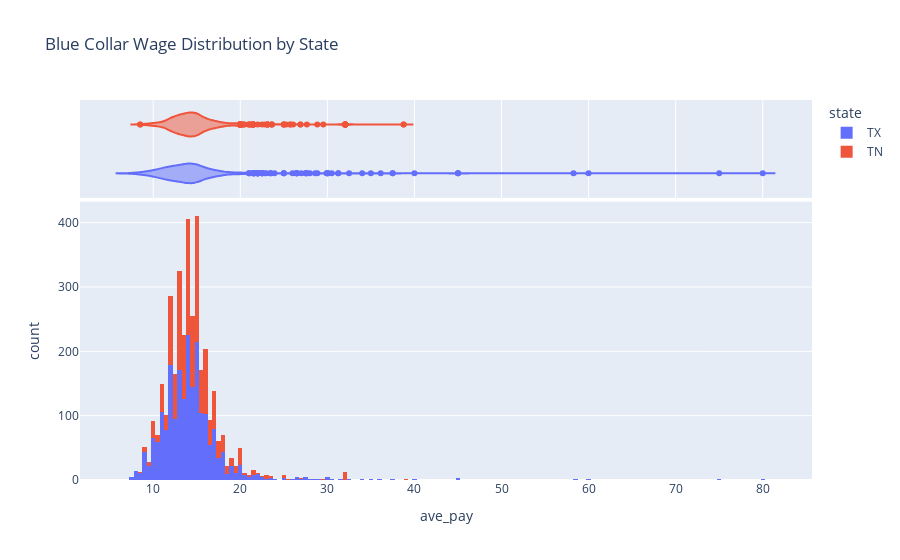
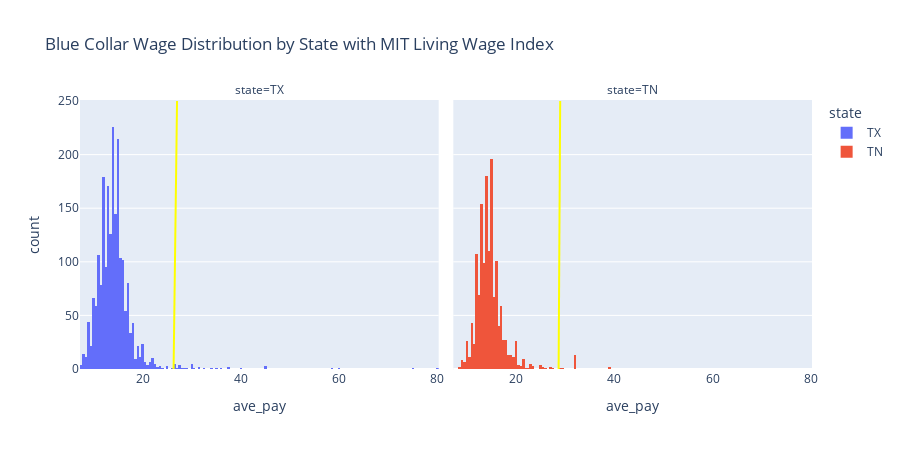

Notebook source saved alongside these figures, in order:
### Code cell
fig1 = px.histogram(wages_standardized, x = 'ave_pay', color = 'state', marginal = 'violin',
                   hover_data = wages_standardized.columns, title='Blue Collar Wage Distribution by State')


fig2 = px.histogram(wages_standardized, x='ave_pay', facet_col="state", facet_col_wrap=2, color='state',
                    nbins=350,
                  #category_orders = {"state":['TN', 'TX']},
                   height=450,
                   title='Blue Collar Wage Distribution by State with MIT Living Wage Index'
                  )

fig2.add_shape(
    dict(type="line", x0=26.30, x1=27.00, y0=0, y1=250, line_color="yellow"
        ), row="all", col=1
)

fig2.add_shape(
    dict(type="line", x0=28.68, x1=29.00, y0=0, y1=250, line_color="yellow"), row="all", col=2
)

fig1.show()
fig2.show()

fig1.write_html('../Capstone_US_Blue_Collar_workers/data/wage distribution by State.html')
fig.write_html('../Capstone_US_Blue_Collar_workers/data/wage distribution with MIT lwi.html')

### Figure 1 — Plotly figure (JSON) as saved in the notebook; plotly's stock layout.template omitted (floating-point values rounded to 4 significant figures; data arrays with more than 128 entries replaced by an {"elided": "..."} marker saying what was removed)
{"data": [{"alignmentgroup": "True", "bingroup": "x", "hovertemplate": "state=TX<br>ave_pay=%{x}<br>count=%{y}<extra></extra>", "legendgroup": "TX", "marker": {"color": "#636efa"}, "name": "TX", "offsetgroup": "TX", "orientation": "v", "showlegend": true, "type": "histogram", "x": {"elided": "2119 float values"}, "xaxis": "x", "yaxis": "y"}, {"alignmentgroup": "True", "customdata": {"elided": "2119x6 mixed values"}, "hovertemplate": "state=%{customdata[1]}<br>ave_pay=%{x}<br>category=%{customdata[0]}<br>city=%{customdata[2]}<br>title=%{customdata[3]}<br>min_pay_stdzd=%{customdata[4]}<br>max_pay_stdzd=%{customdata[5]}<extra></extra>", "legendgroup": "TX", "marker": {"color": "#636efa"}, "name": "TX", "offsetgroup": "TX", "scalegroup": "x", "showlegend": false, "type": "violin", "x": {"elided": "2119 float values"}, "xaxis": "x2", "yaxis": "y2"}, {"alignmentgroup": "True", "bingroup": "x", "hovertemplate": "state=TN<br>ave_pay=%{x}<br>count=%{y}<extra></extra>", "legendgroup": "TN", "marker": {"color": "#EF553B"}, "name": "TN", "offsetgroup": "TN", "orientation": "v", "showlegend": true, "type": "histogram", "x": {"elided": "1472 float values"}, "xaxis": "x", "yaxis": "y"}, {"alignmentgroup": "True", "customdata": {"elided": "1472x6 mixed values"}, "hovertemplate": "state=%{customdata[1]}<br>ave_pay=%{x}<br>category=%{customdata[0]}<br>city=%{customdata[2]}<br>title=%{customdata[3]}<br>min_pay_stdzd=%{customdata[4]}<br>max_pay_stdzd=%{customdata[5]}<extra></extra>", "legendgroup": "TN", "marker": {"color": "#EF553B"}, "name": "TN", "offsetgroup": "TN", "scalegroup": "x", "showlegend": false, "type": "violin", "x": {"elided": "1472 float values"}, "xaxis": "x2", "yaxis": "y2"}], "layout": {"barmode": "relative", "legend": {"title": {"text": "state"}, "tracegroupgap": 0}, "title": {"text": "Blue Collar Wage Distribution by State"}, "xaxis": {"anchor": "y", "domain": [0, 1], "title": {"text": "ave_pay"}}, "xaxis2": {"anchor": "y2", "domain": [0, 1], "matches": "x", "showgrid": true, "showticklabels": false}, "yaxis": {"anchor": "x", "domain": [0, 0.7326], "title": {"text": "count"}}, "yaxis2": {"anchor": "x2", "domain": [0.7426, 1], "matches": "y2", "showgrid": false, "showline": false, "showticklabels": false, "ticks": ""}}}

### Figure 2 — Plotly figure (JSON) as saved in the notebook; plotly's stock layout.template omitted (floating-point values rounded to 4 significant figures; data arrays with more than 128 entries replaced by an {"elided": "..."} marker saying what was removed)
{"data": [{"alignmentgroup": "True", "bingroup": "x", "hovertemplate": "state=TX<br>ave_pay=%{x}<br>count=%{y}<extra></extra>", "legendgroup": "TX", "marker": {"color": "#636efa"}, "name": "TX", "nbinsx": 350, "offsetgroup": "TX", "orientation": "v", "showlegend": true, "type": "histogram", "x": {"elided": "2119 float values"}, "xaxis": "x", "yaxis": "y"}, {"alignmentgroup": "True", "bingroup": "x", "hovertemplate": "state=TN<br>ave_pay=%{x}<br>count=%{y}<extra></extra>", "legendgroup": "TN", "marker": {"color": "#EF553B"}, "name": "TN", "nbinsx": 350, "offsetgroup": "TN", "orientation": "v", "showlegend": true, "type": "histogram", "x": {"elided": "1472 float values"}, "xaxis": "x2", "yaxis": "y2"}], "layout": {"annotations": [{"font": {}, "showarrow": false, "text": "state=TX", "x": 0.245, "xanchor": "center", "xref": "paper", "y": 1, "yanchor": "bottom", "yref": "paper"}, {"font": {}, "showarrow": false, "text": "state=TN", "x": 0.755, "xanchor": "center", "xref": "paper", "y": 1, "yanchor": "bottom", "yref": "paper"}], "barmode": "relative", "height": 450, "legend": {"title": {"text": "state"}, "tracegroupgap": 0}, "shapes": [{"line": {"color": "yellow"}, "type": "line", "x0": 26.3, "x1": 27, "xref": "x", "y0": 0, "y1": 250, "yref": "y"}, {"line": {"color": "yellow"}, "type": "line", "x0": 28.68, "x1": 29, "xref": "x2", "y0": 0, "y1": 250, "yref": "y2"}], "title": {"text": "Blue Collar Wage Distribution by State with MIT Living Wage Index"}, "xaxis": {"anchor": "y", "domain": [0, 0.49], "title": {"text": "ave_pay"}}, "xaxis2": {"anchor": "y2", "domain": [0.51, 1], "matches": "x", "title": {"text": "ave_pay"}}, "yaxis": {"anchor": "x", "domain": [0, 1], "title": {"text": "count"}}, "yaxis2": {"anchor": "x2", "domain": [0, 1], "matches": "y", "showticklabels": false}}}
